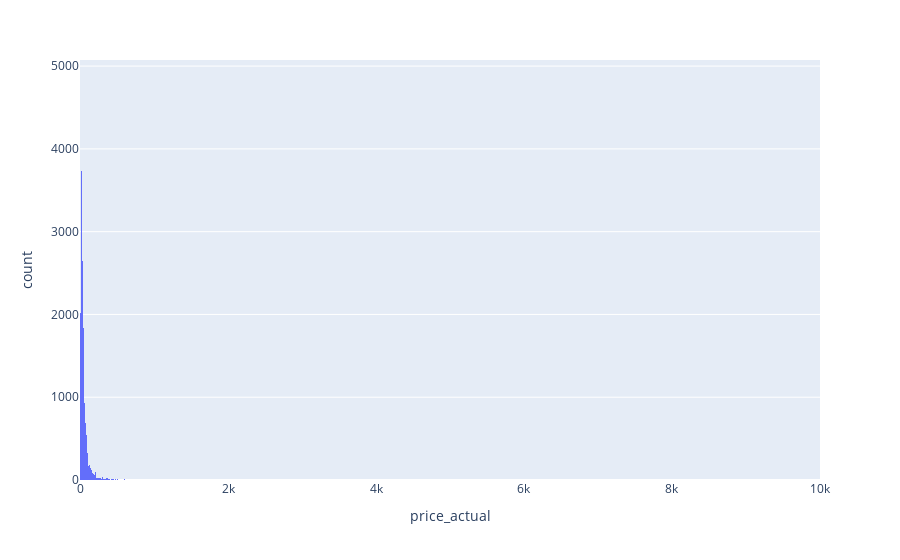

The cell this chart's notebook holds for it:
### Code cell
px.histogram(
    data_frame=new_set,
    x='price_actual'
    )

### Figure 1 — Plotly figure (JSON) as saved in the notebook; plotly's stock layout.template omitted (floating-point values rounded to 4 significant figures; data arrays with more than 128 entries replaced by an {"elided": "..."} marker saying what was removed)
{"data": [{"alignmentgroup": "True", "bingroup": "x", "hovertemplate": "price_actual=%{x}<br>count=%{y}<extra></extra>", "legendgroup": "", "marker": {"color": "#636efa", "pattern": {"shape": ""}}, "name": "", "offsetgroup": "", "orientation": "v", "showlegend": false, "type": "histogram", "x": {"elided": "21105 float values"}, "xaxis": "x", "yaxis": "y"}], "layout": {"barmode": "relative", "legend": {"tracegroupgap": 0}, "margin": {"t": 60}, "xaxis": {"anchor": "y", "domain": [0, 1], "title": {"text": "price_actual"}}, "yaxis": {"anchor": "x", "domain": [0, 1], "title": {"text": "count"}}}}
